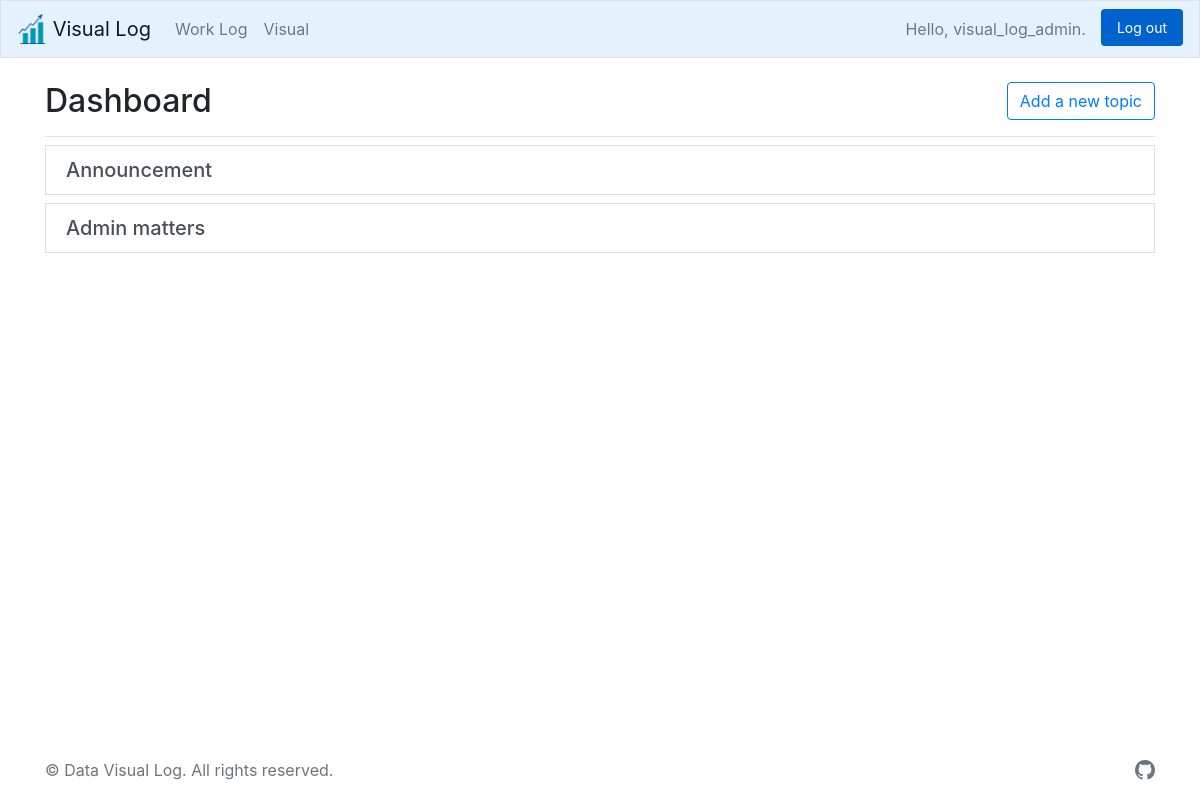
The page /topics/ (signed in) on the database as committed earlier.
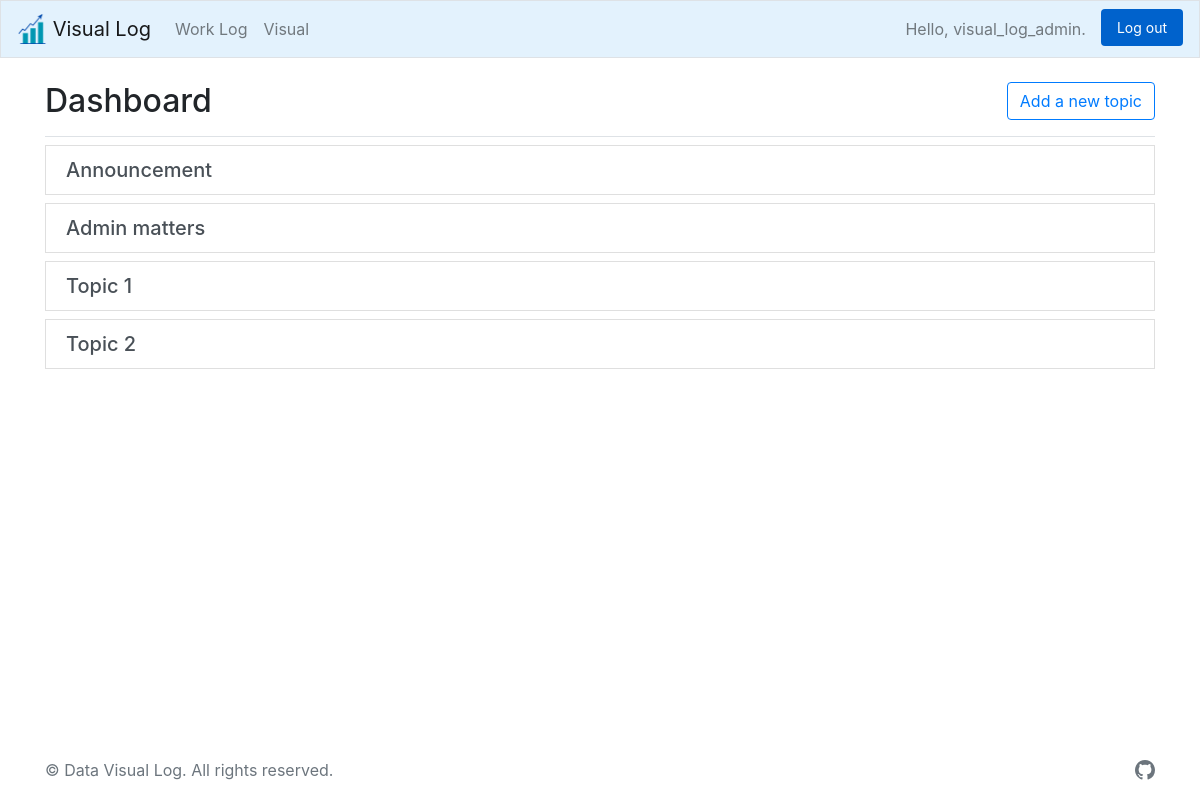
The same page on the database as committed later.
### visual_logs/models.py (models this page shows)
class Topic(models.Model):
    text = models.CharField(max_length=200)
    date_added = models.DateTimeField(auto_now_add=True)
    owner = models.ForeignKey(User, on_delete=models.CASCADE)
    def __str__(self):
        return self.text

### visual_logs/views.py (the view)
# urls.py: path('topics/', views.topics, name='topics'),
@login_required
def topics(request):
    topics = Topic.objects.filter(owner=request.user).order_by('date_added')
    context = {'topics': topics}
    return render(request, 'visual_logs/topics.html', context)

### visual_logs/templates/visual_logs/topics.html (shortened to what this page needs)
{% extends "visual_logs/base.html" %}
{% load bootstrap4 %}
{% block page_header %}
  <div class="btn-toolbar justify-content-between" role="toolbar" aria-label="Toolbar with button groups">
    <h2>Dashboard</h2>
    <h3><a href="{% url 'visual_logs:new_topic' %}" class="btn btn-outline-primary">Add a new topic</a></h3>
  </div>
{% endblock page_header %}
{% block content %}
    {% for topic in topics %}
    <div class="list-group">
      <h5><a href="{% url 'visual_logs:topic' topic.id %}" class="list-group-item list-group-item-action">{{ topic }}</a></h5>
    </div>
    {% endfor %}
{% endblock content %}

### visual_logs/templates/visual_logs/base.html (shortened to what this page needs)
{% load bootstrap4 %}
{% load static %}
<link href="{% static 'visual_logs/css/footer.css' %}" rel="stylesheet">
<!doctype html>
<html lang="en">
  <head>
    {% bootstrap_css %}
  </head>
  <body>
    <nav class="navbar navbar-expand-md navbar-light mb-4 border" style="background-color: #e3f2fd;">
      <a class="navbar-brand" href="{% url 'visual_logs:index'%}">
        <img src="{% static 'visual_logs/img/logo.png' %}" width="30" height="30" class="d-inline-block align-top" alt="">
        Visual Log
      </a>
      <div class="collapse navbar-collapse" id="navbarCollapse">
        <ul class="navbar-nav mr-auto">
          <li class="nav-item"><a class="nav-link" href="{% url 'visual_logs:topics'%}">Work Log</a></li>
          <li class="nav-item"><a class="nav-link" href="{% url 'visual:upload_file'%}">Visual</a></li>
        </ul>
        <ul class="nav nav-pills">
          {% if user.is_authenticated %}
            <li class="nav-item">
              <span class="navbar-text" style="padding-right: 15px;">Hello, {{ user.username }}.</span>
            </li>
            <li class="nav-item">
              <a class="nav-link btn btn-primary btn-sm active" role="button" href="{% url 'users:logout' %}">Log out</a>
            </li>
          {% else %}
            <li class="nav-item">
              <a class="nav-link btn btn-primary btn-sm active" role="button" href="{% url 'users:login' %}">Log in</a>
            </li>
          {% endif %}
        </ul>
      </div>
    </nav>
    <main role="main" class="container">
      <div class="pb-2 mb-2 border-bottom">
        {% block page_header %}{% endblock page_header %}
      </div>
      <div>
        {% block content %}{% endblock content %}
      </div>
    </main>
    <footer class="footer">
      <div class="container">
        <div class="row">
          <div class="col text-muted">&copy; Data Visual Log. All rights reserved.</div>
          <div class="col align-self-center" style="text-align: end;">
            <a href="https://github.com/jhqiu21/DataVisual" style="color: black;" class="text-muted">
            </a>
          </div>
        </div>
      </div>
    </footer>
  </body>
</html>

### visual_logs/static/visual_logs/css/footer.css (style rules this page uses)
html { position: relative; min-height: 100%; }
main { margin-bottom: 80px; }
.footer { position: absolute; bottom: 0; width: 100%; height: 60px; line-height: 60px; }

Rows that differ between the two databases and show on the page:
added Topic: text "Topic 1"
added Topic: text "Topic 2"
